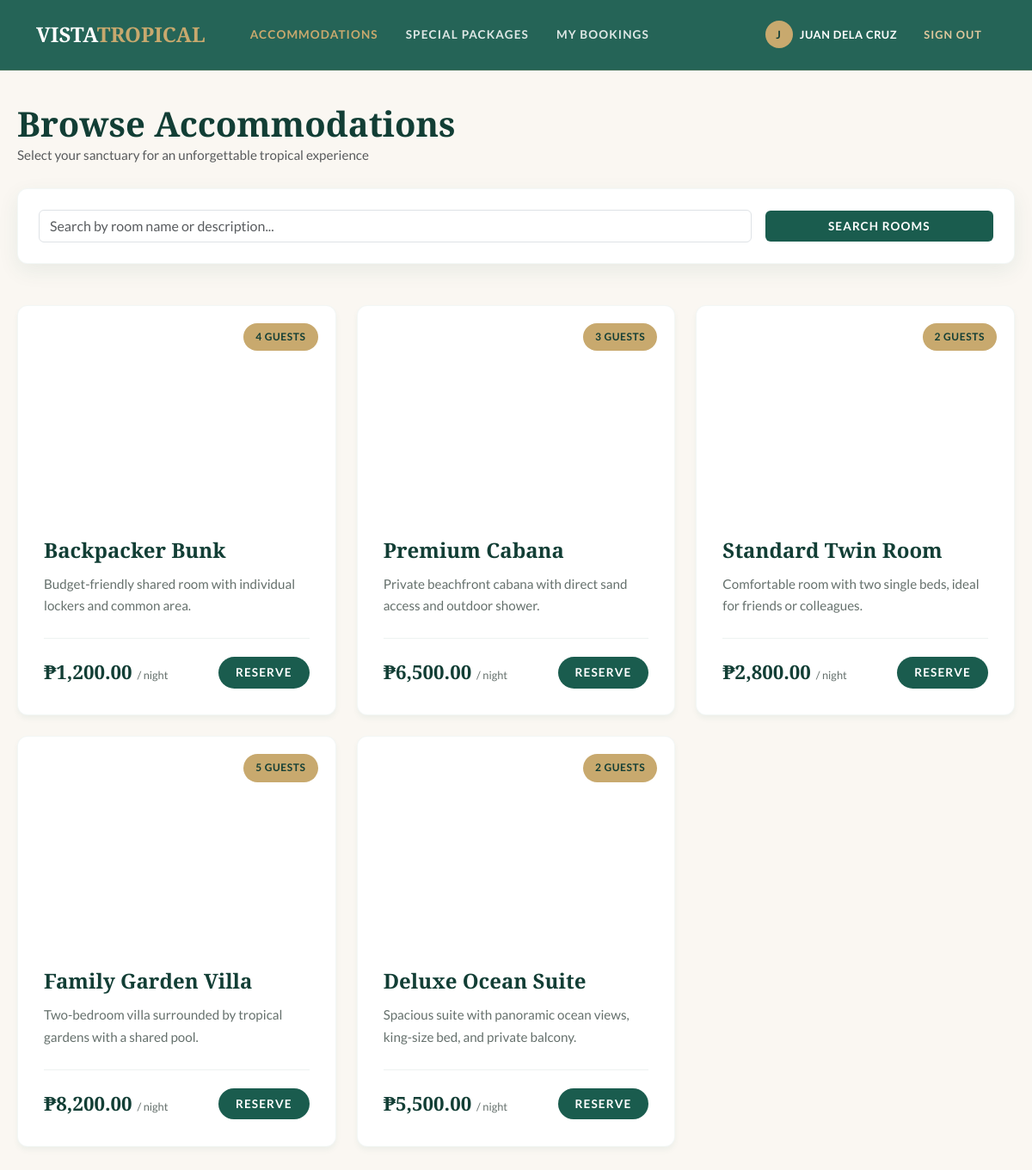
Page /customer/rooms.php (signed in) on the committed database.
### tables this page shows
CREATE TABLE `tbl_accommodations` (
  `accommodation_id` int(11) NOT NULL,
  `accommodation_name` varchar(100) NOT NULL,
  `description` text DEFAULT NULL,
  `capacity` int(11) NOT NULL,
  `price_per_night` decimal(10,2) NOT NULL,
  `availability_status` enum('available','unavailable') NOT NULL DEFAULT 'available',
  `image_url` varchar(255) DEFAULT NULL
);

### customer/rooms.php (the view, shortened to what this page needs)
<?php
require_once 'includes/header.php';
require_once '../db.php';
$search = $_GET['search'] ?? '';
$sql = "SELECT * FROM tbl_accommodations WHERE availability_status = 'available'";
$sql .= " ORDER BY accommodation_id DESC";
$result = mysqli_query($conn, $sql);
function get_accommodation_image($name, $image_url = null) {
    if (!empty($image_url)) {
        if (strpos($image_url, 'http') === 0) {
            return $image_url;
        }
        return '../' . $image_url;
    }
}
?>
<?php include 'includes/navbar.php'; ?>
<div class="portal-container">
    <div class="portal-section-title">
        <div>
            <h1 class="text-serif m-0">Browse Accommodations</h1>
            <p class="text-muted m-0" style="font-size: 0.95rem;">Select your sanctuary for an unforgettable tropical experience</p>
        </div>
    </div>
    <div class="portal-form-card mb-5 p-4">
        <form method="GET" class="row g-3 align-items-center">
            <div class="col-md-9">
                <input type="text" name="search" class="form-control" placeholder="Search by room name or description..." value="<?= htmlspecialchars($search) ?>">
            </div>
            <div class="col-md-3">
                <button type="submit" class="btn btn-resort btn-resort-teal w-100 py-2" style="font-size:0.85rem; border-radius:var(--radius-sm);">Search Rooms</button>
            </div>
        </form>
    </div>
    <?php if (mysqli_num_rows($result) > 0): ?>
    <div class="row g-4">
        <?php while ($row = mysqli_fetch_assoc($result)): ?>
        <div class="col-md-6 col-lg-4">
            <div class="resort-card">
                <div class="resort-card-img-wrapper" style="background-image: url('<?= get_accommodation_image($row['accommodation_name'], $row['image_url']) ?>');">
                    <span class="resort-card-tag"><?= $row['capacity'] ?> Guests</span>
                </div>
                <div class="resort-card-body">
                    <h3 class="resort-card-title"><?= htmlspecialchars($row['accommodation_name']) ?></h3>
                    <p class="resort-card-text"><?= htmlspecialchars($row['description']) ?></p>
                    <div class="resort-card-footer">
                        <div class="resort-card-price">₱<?= number_format($row['price_per_night'], 2) ?> <span>/ night</span></div>
                        <a href="reserve.php?id=<?= $row['accommodation_id'] ?>" class="btn btn-resort btn-resort-teal px-4 py-2" style="padding: 8px 20px !important;">Reserve</a>
                    </div>
                </div>
            </div>
        </div>
        <?php endwhile; ?>
    </div>
    <?php endif; ?>
</div>
</body>
</html>

### assets/css/customer.css (style rules this page uses)
:root { --resort-teal: #1a5c4e; --resort-teal-light: #257e6c; --resort-teal-dark: #123e35; --resort-sand: #c8a96e; --resort-sand-light: #dfc89d; --resort-sand-dark: #a8884c; --resort-cream: #faf7f2; --resort-white: #ffffff; --resort-charcoal: #2b302e; --resort-muted: #65706c; --font-heading: 'Playfair Display', Georgia, serif; --font-body: 'Lato', system-ui, sans-serif; --radius-sm: 6px; --radius-md: 12px; --radius-lg: 20px; --shadow-sm: 0 4px 6px rgba(26, 92, 78, 0.05); --shadow-md: 0 8px 24px rgba(26, 92, 78, 0.08); --shadow-lg: 0 16px 40px rgba(26, 92, 78, 0.15); --transition-smooth: all 0.3s cubic-bezier(0.25, 0.8, 0.25, 1); }
body { font-family: var(--font-body); background-color: var(--resort-cream); color: var(--resort-charcoal); line-height: 1.7; margin: 0; padding: 0; }
h1, h2, h3, h4, h5, h6 { font-family: var(--font-heading); color: var(--resort-teal-dark); font-weight: 700; margin-top: 0; }
a { color: var(--resort-teal); text-decoration: none; transition: var(--transition-smooth); }
.text-serif { font-family: var(--font-heading); }
.btn-resort { font-family: var(--font-body); font-weight: 700; text-transform: uppercase; letter-spacing: 0.08em; padding: 14px 32px; border-radius: 30px; font-size: 0.85rem; transition: var(--transition-smooth); border: none; display: inline-block; }
.btn-resort-teal { background-color: var(--resort-teal); color: var(--resort-white); }
.resort-card { background-color: var(--resort-white); border-radius: var(--radius-md); overflow: hidden; box-shadow: var(--shadow-sm); transition: var(--transition-smooth); height: 100%; display: flex; flex-direction: column; border: 1px solid rgba(26, 92, 78, 0.05); }
.resort-card-img-wrapper { position: relative; height: 240px; background-size: cover; background-position: center; }
.resort-card-tag { position: absolute; top: 20px; right: 20px; background: var(--resort-sand); color: var(--resort-teal-dark); font-weight: 700; font-size: 0.75rem; text-transform: uppercase; letter-spacing: 0.05em; padding: 6px 14px; border-radius: 20px; }
.resort-card-body { padding: 30px; display: flex; flex-direction: column; flex-grow: 1; }
.resort-card-title { font-size: 1.5rem; margin-bottom: 12px; transition: var(--transition-smooth); }
.resort-card-text { color: var(--resort-muted); font-size: 0.95rem; margin-bottom: 24px; flex-grow: 1; }
.resort-card-footer { display: flex; justify-content: space-between; align-items: center; border-top: 1px solid rgba(26, 92, 78, 0.08); padding-top: 20px; margin-top: auto; }
.resort-card-price { font-family: var(--font-heading); font-size: 1.4rem; font-weight: 700; color: var(--resort-teal-dark); }
.resort-card-price span { font-family: var(--font-body); font-size: 0.8rem; color: var(--resort-muted); font-weight: 400; }
.portal-container { max-width: 1200px; margin: 120px auto 60px; padding: 0 20px; }
.portal-section-title { font-size: 1.75rem; margin-bottom: 25px; display: flex; align-items: center; justify-content: space-between; }
.portal-form-card { background: var(--resort-white); border-radius: var(--radius-md); box-shadow: var(--shadow-md); border: 1px solid rgba(26, 92, 78, 0.05); padding: 40px; }

### rows in the picture
tbl_accommodations: capacity "4", accommodation_name "Backpacker Bunk", description "Budget-friendly shared room with individual lockers and common area.", price_per_night "1,200.00"
tbl_accommodations: capacity "3", accommodation_name "Premium Cabana", description "Private beachfront cabana with direct sand access and outdoor shower.", price_per_night "6,500.00"
tbl_accommodations: capacity "2", accommodation_name "Standard Twin Room", description "Comfortable room with two single beds, ideal for friends or colleagues.", price_per_night "2,800.00"
tbl_accommodations: capacity "5", accommodation_name "Family Garden Villa", description "Two-bedroom villa surrounded by tropical gardens with a shared pool.", price_per_night "8,200.00"
tbl_accommodations: capacity "2", accommodation_name "Deluxe Ocean Suite", description "Spacious suite with panoramic ocean views, king-size bed, and private balcony.", price_per_night "5,500.00"

### other values in the picture
substr($_SESSION['full_name'], 0, 1) "J"
$_SESSION['full_name'] "JUAN DELA CRUZ"
